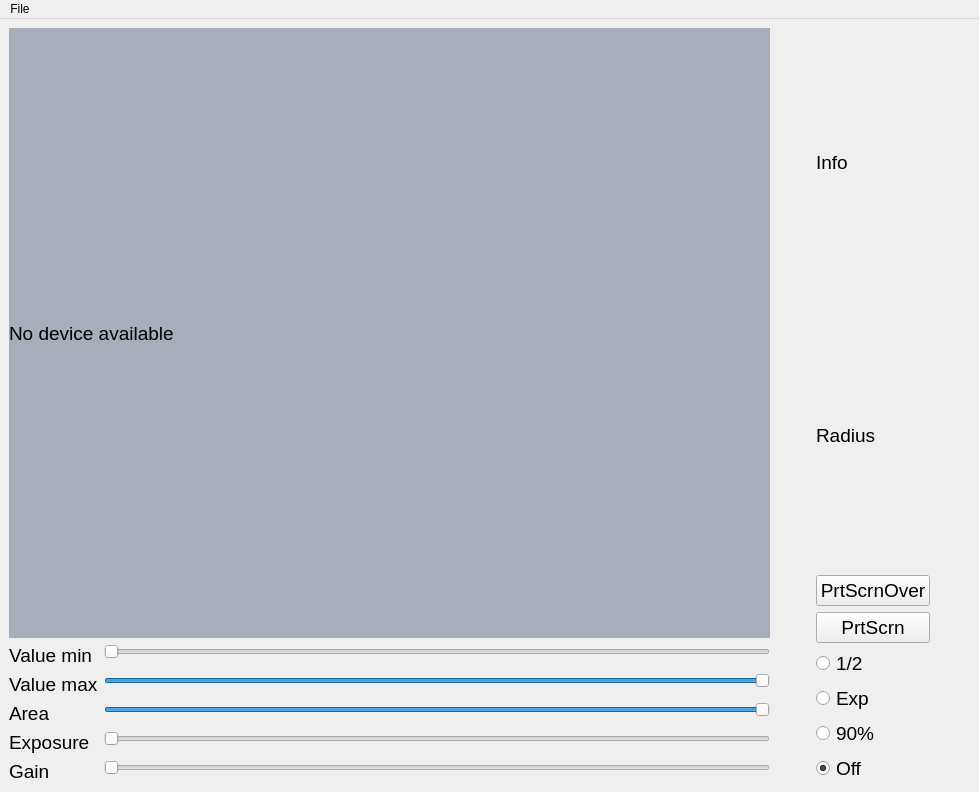
<?xml version="1.0" encoding="UTF-8"?>
<ui version="4.0">
 <class>MainWindow</class>
 <widget class="QMainWindow" name="MainWindow">
  <property name="geometry">
   <rect>
    <x>0</x>
    <y>0</y>
    <width>979</width>
    <height>792</height>
   </rect>
  </property>
  <property name="windowTitle">
   <string>MainWindow</string>
  </property>
  <widget class="QWidget" name="centralwidget">
   <layout class="QHBoxLayout" name="horizontalLayout">
    <item>
     <layout class="QVBoxLayout" name="verticalLayout">
      <item>
       <layout class="QVBoxLayout" name="verticalLayout_4">
        <item>
         <widget class="QLabel" name="image_label">
          <property name="enabled">
           <bool>true</bool>
          </property>
          <property name="sizePolicy">
           <sizepolicy hsizetype="Expanding" vsizetype="Expanding">
            <horstretch>0</horstretch>
            <verstretch>0</verstretch>
           </sizepolicy>
          </property>
          <property name="minimumSize">
           <size>
            <width>648</width>
            <height>486</height>
           </size>
          </property>
          <property name="maximumSize">
           <size>
            <width>1296</width>
            <height>972</height>
           </size>
          </property>
          <property name="font">
           <font>
            <pointsize>14</pointsize>
           </font>
          </property>
          <property name="styleSheet">
           <string notr="true">background-color: rgb(167, 173, 186);</string>
          </property>
          <property name="text">
           <string>No device available</string>
          </property>
         </widget>
        </item>
       </layout>
      </item>
      <item>
       <layout class="QVBoxLayout" name="verticalLayout_3">
        <item>
         <layout class="QFormLayout" name="formLayout">
          <item row="0" column="0">
           <widget class="QLabel" name="valueMinLabel">
            <property name="font">
             <font>
              <pointsize>14</pointsize>
             </font>
            </property>
            <property name="text">
             <string>Value min</string>
            </property>
           </widget>
          </item>
          <item row="1" column="0">
           <widget class="QLabel" name="valueMaxLabel">
            <property name="font">
             <font>
              <pointsize>14</pointsize>
             </font>
            </property>
            <property name="text">
             <string>Value max</string>
            </property>
           </widget>
          </item>
          <item row="1" column="1">
           <widget class="QSlider" name="value_max_slider">
            <property name="sizePolicy">
             <sizepolicy hsizetype="Expanding" vsizetype="Fixed">
              <horstretch>0</horstretch>
              <verstretch>0</verstretch>
             </sizepolicy>
            </property>
            <property name="maximum">
             <number>255</number>
            </property>
            <property name="value">
             <number>255</number>
            </property>
            <property name="orientation">
             <enum>Qt::Horizontal</enum>
            </property>
           </widget>
          </item>
          <item row="2" column="0">
           <widget class="QLabel" name="areaLabel">
            <property name="font">
             <font>
              <pointsize>14</pointsize>
             </font>
            </property>
            <property name="text">
             <string>Area</string>
            </property>
           </widget>
          </item>
          <item row="2" column="1">
           <widget class="QSlider" name="area_slider">
            <property name="sizePolicy">
             <sizepolicy hsizetype="Expanding" vsizetype="Fixed">
              <horstretch>0</horstretch>
              <verstretch>0</verstretch>
             </sizepolicy>
            </property>
            <property name="minimum">
             <number>10</number>
            </property>
            <property name="maximum">
             <number>5000000</number>
            </property>
            <property name="value">
             <number>250000</number>
            </property>
            <property name="orientation">
             <enum>Qt::Horizontal</enum>
            </property>
           </widget>
          </item>
          <item row="3" column="0">
           <widget class="QLabel" name="exposureLabel">
            <property name="font">
             <font>
              <pointsize>14</pointsize>
             </font>
            </property>
            <property name="text">
             <string>Exposure</string>
            </property>
           </widget>
          </item>
          <item row="4" column="0">
           <widget class="QLabel" name="gainLabel">
            <property name="font">
             <font>
              <pointsize>14</pointsize>
             </font>
            </property>
            <property name="text">
             <string>Gain</string>
            </property>
           </widget>
          </item>
          <item row="4" column="1">
           <widget class="QSlider" name="gain_slider">
            <property name="sizePolicy">
             <sizepolicy hsizetype="Expanding" vsizetype="Fixed">
              <horstretch>0</horstretch>
              <verstretch>0</verstretch>
             </sizepolicy>
            </property>
            <property name="orientation">
             <enum>Qt::Horizontal</enum>
            </property>
           </widget>
          </item>
          <item row="0" column="1">
           <widget class="QSlider" name="value_min_slider">
            <property name="sizePolicy">
             <sizepolicy hsizetype="Expanding" vsizetype="Fixed">
              <horstretch>0</horstretch>
              <verstretch>0</verstretch>
             </sizepolicy>
            </property>
            <property name="maximum">
             <number>255</number>
            </property>
            <property name="orientation">
             <enum>Qt::Horizontal</enum>
            </property>
           </widget>
          </item>
          <item row="3" column="1">
           <widget class="QSlider" name="exposure_slider">
            <property name="sizePolicy">
             <sizepolicy hsizetype="Expanding" vsizetype="Fixed">
              <horstretch>0</horstretch>
              <verstretch>0</verstretch>
             </sizepolicy>
            </property>
            <property name="orientation">
             <enum>Qt::Horizontal</enum>
            </property>
           </widget>
          </item>
         </layout>
        </item>
       </layout>
      </item>
     </layout>
    </item>
    <item>
     <spacer name="horizontalSpacer_2">
      <property name="orientation">
       <enum>Qt::Horizontal</enum>
      </property>
      <property name="sizeType">
       <enum>QSizePolicy::Maximum</enum>
      </property>
      <property name="sizeHint" stdset="0">
       <size>
        <width>40</width>
        <height>0</height>
       </size>
      </property>
     </spacer>
    </item>
    <item>
     <layout class="QVBoxLayout" name="verticalLayout_2">
      <item>
       <layout class="QVBoxLayout" name="verticalLayout_5">
        <item>
         <widget class="QLabel" name="info_label">
          <property name="sizePolicy">
           <sizepolicy hsizetype="Preferred" vsizetype="Preferred">
            <horstretch>0</horstretch>
            <verstretch>0</verstretch>
           </sizepolicy>
          </property>
          <property name="font">
           <font>
            <pointsize>14</pointsize>
           </font>
          </property>
          <property name="text">
           <string>Info</string>
          </property>
         </widget>
        </item>
        <item>
         <widget class="QLabel" name="radius_label">
          <property name="font">
           <font>
            <pointsize>14</pointsize>
           </font>
          </property>
          <property name="text">
           <string>Radius</string>
          </property>
         </widget>
        </item>
        <item>
         <widget class="QPushButton" name="printScreenOverlayButton">
          <property name="font">
           <font>
            <pointsize>14</pointsize>
           </font>
          </property>
          <property name="text">
           <string>PrtScrnOver</string>
          </property>
         </widget>
        </item>
        <item>
         <widget class="QPushButton" name="printScreenButton">
          <property name="font">
           <font>
            <pointsize>14</pointsize>
           </font>
          </property>
          <property name="text">
           <string>PrtScrn</string>
          </property>
         </widget>
        </item>
       </layout>
      </item>
      <item>
       <layout class="QVBoxLayout" name="verticalLayout_6">
        <item>
         <widget class="QRadioButton" name="half_radio_button">
          <property name="font">
           <font>
            <pointsize>14</pointsize>
           </font>
          </property>
          <property name="text">
           <string>1/2</string>
          </property>
         </widget>
        </item>
        <item>
         <widget class="QRadioButton" name="exponent_radio_button">
          <property name="font">
           <font>
            <pointsize>14</pointsize>
           </font>
          </property>
          <property name="text">
           <string>Exp</string>
          </property>
         </widget>
        </item>
        <item>
         <widget class="QRadioButton" name="ninety_percent_radio_button">
          <property name="font">
           <font>
            <pointsize>14</pointsize>
           </font>
          </property>
          <property name="text">
           <string>90%</string>
          </property>
         </widget>
        </item>
        <item>
         <widget class="QRadioButton" name="off_button">
          <property name="font">
           <font>
            <pointsize>14</pointsize>
           </font>
          </property>
          <property name="text">
           <string>Off</string>
          </property>
          <property name="checked">
           <bool>true</bool>
          </property>
         </widget>
        </item>
       </layout>
      </item>
     </layout>
    </item>
    <item>
     <spacer name="horizontalSpacer">
      <property name="orientation">
       <enum>Qt::Horizontal</enum>
      </property>
      <property name="sizeType">
       <enum>QSizePolicy::Maximum</enum>
      </property>
      <property name="sizeHint" stdset="0">
       <size>
        <width>40</width>
        <height>0</height>
       </size>
      </property>
     </spacer>
    </item>
   </layout>
  </widget>
  <widget class="QMenuBar" name="menubar">
   <property name="geometry">
    <rect>
     <x>0</x>
     <y>0</y>
     <width>979</width>
     <height>21</height>
    </rect>
   </property>
   <widget class="QMenu" name="menuFile">
    <property name="title">
     <string>File</string>
    </property>
    <addaction name="actionSave_with_overlay"/>
    <addaction name="actionSave_without_overlay"/>
    <addaction name="separator"/>
    <addaction name="actionQuit"/>
   </widget>
   <addaction name="menuFile"/>
  </widget>
  <action name="actionSave_with_overlay">
   <property name="text">
    <string>Save with overlay as</string>
   </property>
  </action>
  <action name="actionSave_without_overlay">
   <property name="text">
    <string>Save without overlay as</string>
   </property>
  </action>
  <action name="actionQuit">
   <property name="text">
    <string>Quit</string>
   </property>
  </action>
 </widget>
 <resources/>
 <connections>
  <connection>
   <sender>actionQuit</sender>
   <signal>triggered()</signal>
   <receiver>MainWindow</receiver>
   <slot>close()</slot>
   <hints>
    <hint type="sourcelabel">
     <x>-1</x>
     <y>-1</y>
    </hint>
    <hint type="destinationlabel">
     <x>402</x>
     <y>328</y>
    </hint>
   </hints>
  </connection>
 </connections>
</ui>
